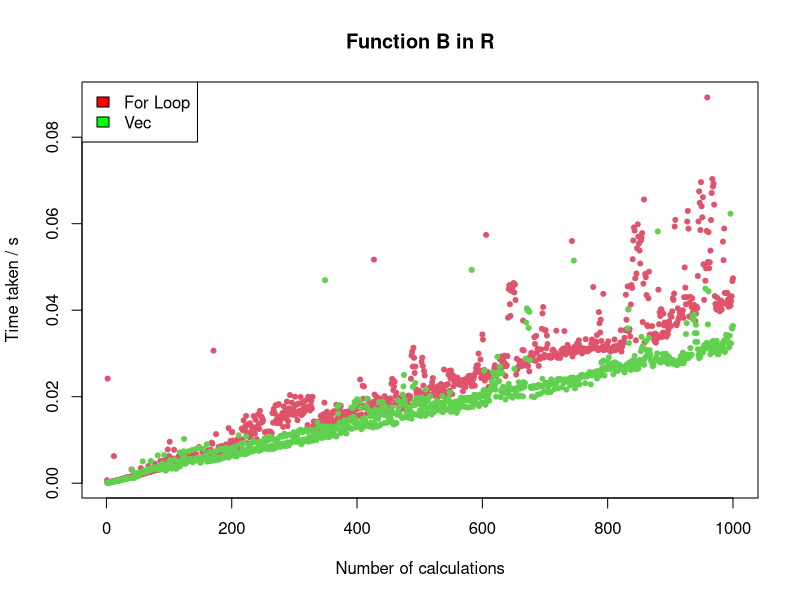
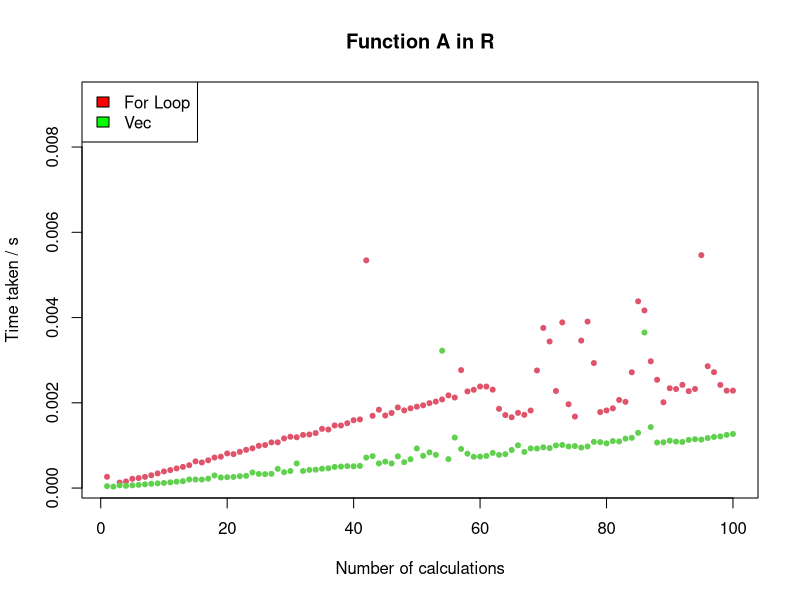

Reproduce these figures in R, in order.
## ---- chunk 1
Stu1FunBFor <- function(x){
  m3x <- matrix(NA, ncol = 1, nrow = 10)
  res <- matrix(NA, ncol = 1, nrow = 10)
  M <- matrix(rnorm(100), ncol = 10, nrow = 10)
  G <- matrix(rnorm(100), ncol = 1, nrow = 10)
  for(i in 1:10){
    sum <- 0
    for(j in 1:10){
      sum <- sum + M[i,j]^3*x[j]
    }
    m3x[i] <- sum
  }
  for(i in 1:10){
    res[i] = m3x[i] + 3*G[i]
  }
  return(res)
}

Stu1FunBVec <- function(x){
  M <- matrix(rnorm(100), ncol = 10, nrow = 10)
  G <- matrix(rnorm(100), ncol = 1, nrow = 10)
  res <- (M**3)%*%x + 3*G
  return(res)
}

x <- matrix(1, ncol = 1, nrow = 10)

timefor <- vector("numeric", 1000)
for(j in 1:1000){
  tic <- Sys.time()
  for(i in 1:j){
    resBfor <- Stu1FunBFor(x)
  }
  toc <- Sys.time()
  timefor[i] <- toc - tic
}


timevec <- vector("numeric", 1000)
for(j in 1:1000){
  tic <- Sys.time()
  for(i in 1:j){
  resBvec <- Stu1FunBVec(x)
  }
  toc <- Sys.time()
  timevec[i] <- toc - tic
}

plot(timefor,col = 2, main = "Function B in R",xlab = "Number of calculations",ylab = "Time taken / s",pch=20)
points(timevec, col = 3, pch=20)
legend("topleft",c("For Loop","Vec"), fill = c("red","green"))
## ---- chunk 2
X = matrix(rnorm(10),nrow=10)
Std2FuncA_for<-function(X){
  M<-matrix(rnorm(100),nrow=10)
  N<-matrix(rnorm(100),nrow=10)
  G<-matrix(rnorm(10),nrow=10)
  R<-matrix(rep(0,10),nrow=10)
  for (i in 1:10){
    for (j in 1:10){
      R[i] = R[i]+M[i,j]*X[j]+N[i,j]*X[j]
    }
    R[i] = R[i] + G[i]
  }
  return(R)
}

Std2FuncA_vec<-function(X){
  M<-matrix(rnorm(100),nrow=10)
  N<-matrix(rnorm(100),nrow=10)
  G<-matrix(rnorm(10),nrow=10)
  R<-M%*%X+N%*%X+G
  return(R)
}

timefor=rep(0,100)
timevec=rep(0,100)
for(i in 1:100){
  tic1=Sys.time()
  for(j in 1:i){
    a = Std2FuncA_for(X)
  }
  timefor[i] = Sys.time()-tic1
}

for(i in 1:100){
  tic2=Sys.time()
  for (j in 1:i){
    b = Std2FuncA_vec(X)
  }
  timevec[i] = Sys.time()-tic2
}
plot(timefor,col = 2, main = "Function A in R",xlab = "Number of calculations",ylab = "Time taken / s",pch = 20)
points(timevec, col = 3, pch = 20)
legend("topleft",c("For Loop","Vec"), fill = c("red","green"))
